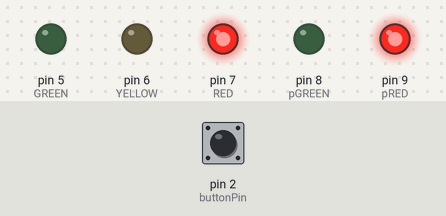
The sketch below on a simulated Arduino Uno, built with avr-gcc and run on an emulated ATmega328P. Shown: output pins drawn as LEDs (lit = HIGH). The test bench sets the inputs (shaded band); at power-on: pin 2 (buttonPin) LOW.

Above: at 1.2 s.
1.3 s: pin 2 (buttonPin) pulled HIGH for 0.15 s
At 2.3 s:
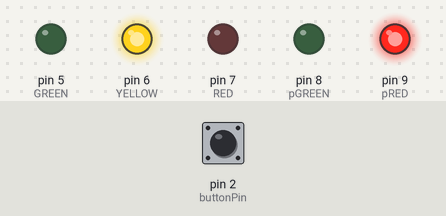
At 5.0 s:
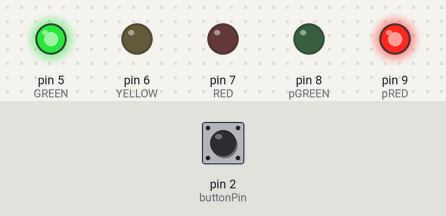
Timing chart, 0 to 17.5 s (numbered marks = the images above; inputs shaded):
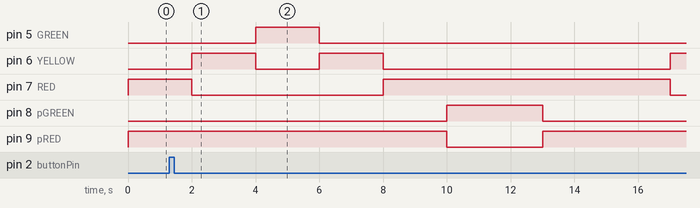

Measured:
- after the input at 1.3 s, pin 5 (GREEN): goes on until 6.0 s, then stays LOW; pin 8 (pGREEN): LOW → HIGH after 8.7 s, → LOW 3.0 s later; pin 9 (pRED): HIGH → LOW after 8.7 s, → HIGH 3.0 s later

The sketch:

arduinoCode.ino
```cpp
#define GREEN 5
#define YELLOW 6
#define RED 7
#define pRED 9
#define pGREEN 8

int state=0 ;
int pushButton= 0;
int buttonPin= 2;
int pState=0;


void setup()
{
  pinMode(GREEN, OUTPUT);
  pinMode(YELLOW, OUTPUT);
  pinMode(RED, OUTPUT);

  pinMode(pRED, OUTPUT);
  pinMode(pGREEN, OUTPUT);
  pinMode(buttonPin,INPUT);

  digitalWrite(pRED, HIGH);


  attachInterrupt(digitalPinToInterrupt(buttonPin),Interruption,CHANGE);

}

void loop()

{
  if(pushButton == 1){
  redON();
  delay(2000);
  pedestrianLight();
  delay(2000);

  pushButton =0;
  }else{
  trafficLight();
  }
}


void pedestrianLight()
{
  pState= pRED;

  switch(pState)
  {
   case pRED:
   digitalWrite(pRED, LOW);

   case pGREEN:
   pGREENon();

  }


}


void trafficLight()
{

  state= RED;

  switch (state)
  {

	case RED:
	redON();
    delay(2000);

    case YELLOW:
    yellowON();
    delay(2000);

    case GREEN:
	greenON();
    delay(2000);

    yellowON();
    delay(2000);


  }


}


void greenON()
{
  digitalWrite(GREEN, HIGH);
  digitalWrite(YELLOW, LOW);
  digitalWrite(RED, LOW);
}

void yellowON()
{
  digitalWrite(GREEN, LOW);
  digitalWrite(YELLOW, HIGH);
  digitalWrite(RED, LOW);
}

void redON()
{
  digitalWrite(GREEN, LOW);
  digitalWrite(YELLOW, LOW);
  digitalWrite(RED, HIGH);
}


void pGREENon()
{
  digitalWrite(pGREEN, HIGH);
  delay(3000);
  digitalWrite(pGREEN, LOW);
  digitalWrite(pRED, HIGH);

}


void Interruption()
{
  (pushButton=1);
}
```
